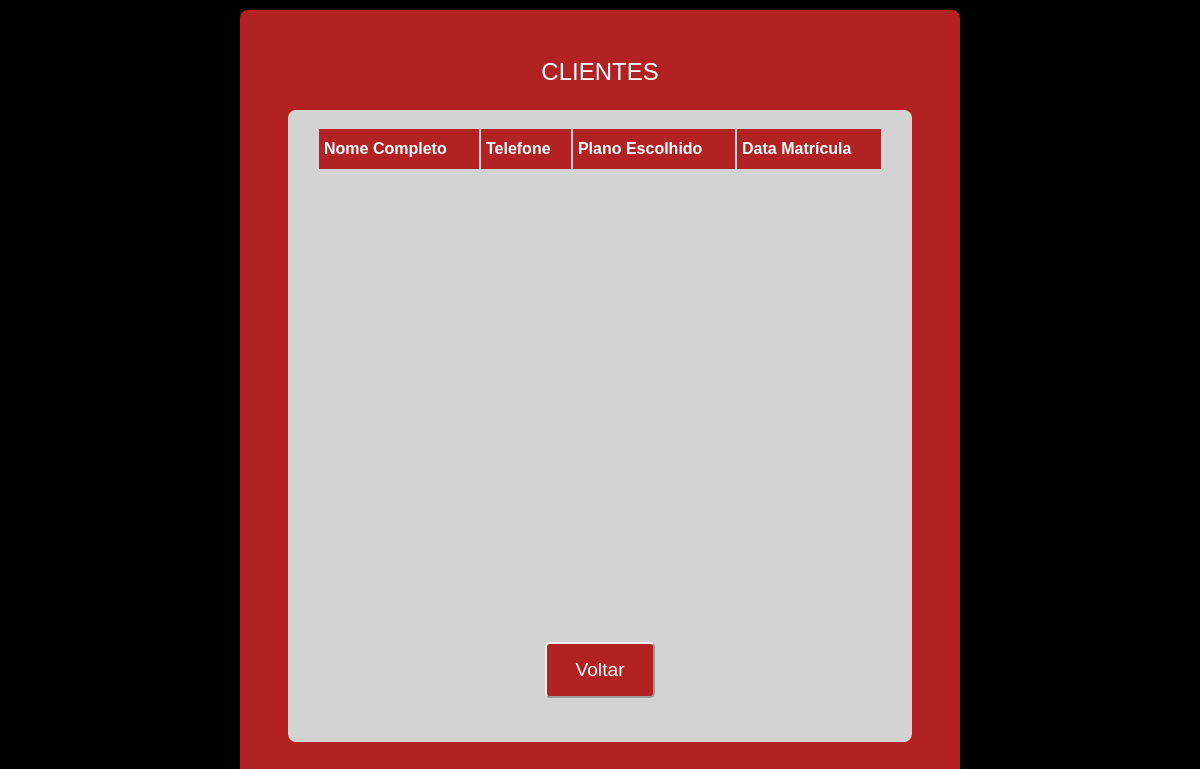
Page /clientes on the earlier database version.
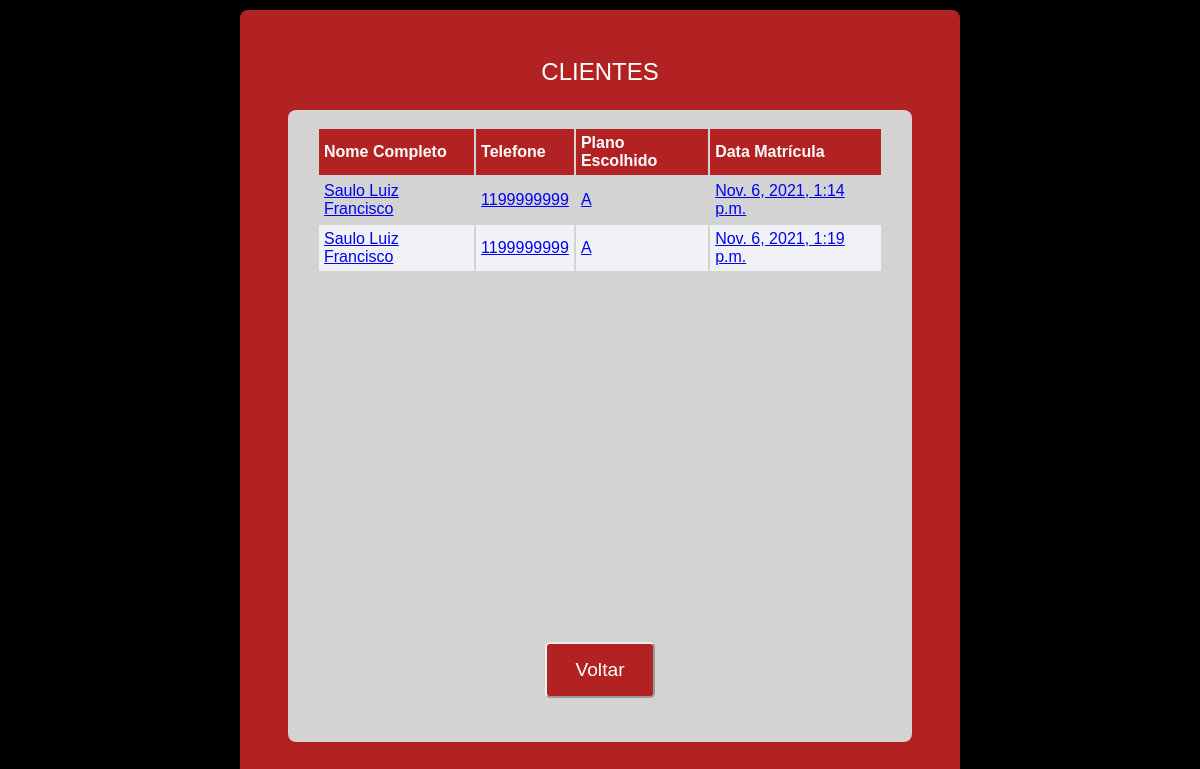
Same page on the later database version.
### Cliente/models.py (models this page shows, shortened)
class Usuarios(AbstractBaseUser):
    nome_completo = models.CharField(max_length=255)
    telefone = models.CharField(max_length=11)
    cpf = models.CharField(max_length=13)
    data_inicio = models.DateTimeField(auto_now_add=True)
    data_final = models.DateTimeField(max_length=30)
    plano_escolhido = models.CharField(max_length=50)
    data_criado = models.DateTimeField(auto_now_add=True)
    data_editado = models.DateTimeField(auto_now_add=True)
    is_active = models.BooleanField(default=True)
    REQUIRED_FIELDS = ['nome_completo','plano_escolhido', 'cpf']
    USERNAME_FIELD = 'nome_completo'
    objects = Adm_Usuarios()

### Cliente/views.py (the view)
# urls.py: path('clientes', clientes, name='clientes'),
def clientes(request):
    cliente = Usuarios.objects.all()
    return render (request, 'Cliente/clientes.html', {'usuario': cliente})

### templates/Cliente/clientes.html (shortened to what this page needs)
{% load static %}
<!DOCTYPE html>
<html lang="pt-BR">
<head>
  <link rel="stylesheet" href="{% static 'css/clientes.css' %}">
  <link rel="stylesheet" href="{% static 'css/global.css' %}">
</head>
<body id="clientes-container">
  <section class="clientes-content">
    <p>CLIENTES</p>
    <nav class="clientes-painel">
      <div class="clientes-lista">
        <div class="area-clientes">
          <table>
            <thead>
              <th>Nome Completo</th>
              <th>Telefone</th>
              <th>Plano Escolhido</th>
              <th>Data Matrícula</th>
            </thead>
            <tbody>
              {%for Usuarios in usuario %}
              <div>
              <tr>
                <td><a href="/usuario/{{Usuarios.nome_completo}}">{{Usuarios.nome_completo}}</a></td>
                <td><a href="/usuario/{{Usuarios.telefone}}">{{Usuarios.telefone}}</a></td>
                <td><a href="/usuario/{{Usuarios.plano_escolhido}}">{{Usuarios.plano_escolhido}}</a></td>
                <td><a href="/usuario/{{Usuarios.data_inicio}}">{{Usuarios.data_inicio}}</a></td>
              </tr>
              {% endfor %}
            </div>
            </tbody>
          </table>
        </div>
        <button name="voltar" onclick="javascript:history.back()">Voltar</button>
      </div>
    </nav>
  </section>
</body>
</html>

### static/css/clientes.css (style rules this page uses)
#clientes-container { width: 100vw; height: 100vh; display: flex; flex-direction: column; align-items: center; justify-content: center; }
.clientes-content { width: 60vw; max-width: 1000px; display: flex; flex-direction: column; justify-content: center; align-items: center; padding: 3rem; border-radius: 8px; background-color: var(--bg_home); }
.clientes-content p { color: var(--shape); font-size: 1.5rem; text-align: center; padding-bottom: 1.5rem; }
.clientes-painel { width: 100%; }
.clientes-lista { width: 100%; background-color: var(--bg_frame); display: flex; flex-direction: column; justify-content: space-around; align-items: center; padding: 1.5rem; border-radius: 8px; padding-top: 0.7rem; }
.area-clientes { overflow-y: scroll; width: 100%; height: 500px; padding: 5px; }
.area-clientes table { width: 100%; }
.area-clientes table th, td { text-align: left; padding: 5px; }
.area-clientes table thead { background-color: var(--bg_home); height: 2.5rem; color: var(--shape); }
.area-clientes tr:nth-child(even) { background-color: var(--background); }
.area-clientes tbody tr { color: var(--primary_dark); }
.area-clientes table td { height: 2rem; }
.clientes-lista button[name="voltar"] { height: 3.5rem; font-size: 1.2rem; padding: 0.8rem 1.8rem; border-radius: 5px; margin: 20px; border-color: var(--text); background-color: var(--bg_home); color: var(--shape); }

### static/css/global.css (style rules this page uses)
:root { --red: #E52E4D; --green: #33CC95; --blue: #5429CC; --blue-light: #6933FF; --text-title: #363F5F; --text-body: #969CB2; --background: #f0f2f5; --shape: #FFFFFF; --primary_dark: #363F5F; --secondary_dark: #000000; --primary: #FF0000; --bg_home: #B22222; --bg_cadastro:#A52A2A; --icon: #6495ED; --bg_frame: #D3D3D3; }
* { margin: 0; padding: 0; box-sizing: border-box; }
body { background: var(--secondary_dark); -webkit-font-smoothing: antialiased; }
body, input, textarea, button { font-family: 'Poppins', sans-serif; font-weight: 400; }
button { cursor: pointer; }

Differences in the rows shown:
added Usuarios: nome_completo "Saulo Luiz Francisco", telefone "1199999999", plano_escolhido "A", data_inicio "Nov. 6, 2021, 1:14 p.m."
added Usuarios: nome_completo "Saulo Luiz Francisco", telefone "1199999999", plano_escolhido "A", data_inicio "Nov. 6, 2021, 1:19 p.m."
